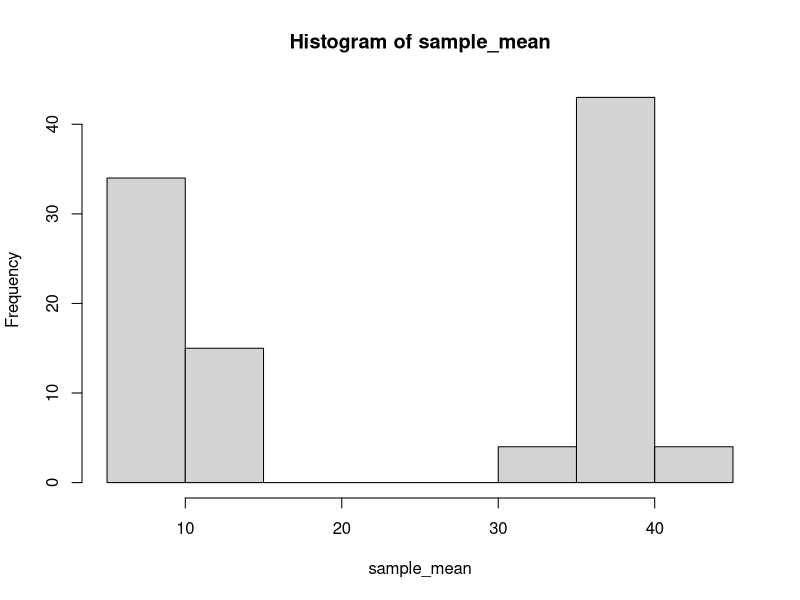

This figure's R source: (Note: this script raises an error after producing the figure.)

# Task 1
convert_farenheit_to_kelvin <- function(F) {
  return ((F - 32) * (5/9)) + 273.15
}

print(convert_farenheit_to_kelvin(100))

# Task 2
# (a) Compute mean and median of the population.
data <- c(8, 9, 5, 19, 150, 7, 9, 1, 13, 15)
# data <- c(8, 9, 5, 19, 7, 9, 1, 13, 15)

mean(data)

median(data)

quantile(data)
quantile(data, 0.5)
quantile(data, 0.63)

sd(data) # calculates the standard deviation

# (b) Do a simulation when you in 100 repetitions choose a simple random sample 
# of size 5. Write your sample data into a matrix. For every sample compute 
# sample mean and show the results of the means in a histogram. Compute mean 
# of the sample means.
n <- 5
m <- 100

y <- matrix(nrow=m,ncol=n)
sample_mean <- rep(0,m)


for (i in 1:m) {
  y[i,]=sample(data,n,replace=FALSE)
  sample_mean[i]=mean(y[i,])
}

hist(sample_mean)

# Task 3
library(ggplot2)

crops <- as.data.frame(crops)
means <- sapply(crops[1,], mean, na.rm = TRUE)

